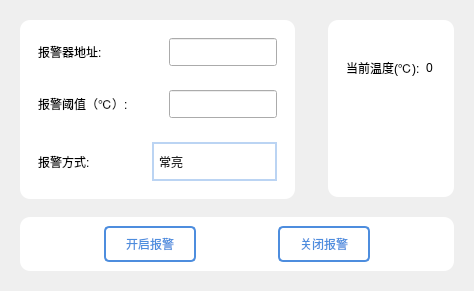
         <widget class="QWidget" name="temperature_page">
          <property name="styleSheet">
           <string notr="true">
QLineEdit {
   	font: normal normal 16px &quot;Microsoft YaHei&quot;;
	padding-top: 5px;
	padding-bottom: 5px;
}
QCompleter:item {
	font: normal normal 16px &quot;Microsoft YaHei&quot;;
	height: 20px;
}
QTextEdit {
   	font: normal normal 16px &quot;Microsoft YaHei&quot;;
}
QLabel {
	font: normal bold 18px &quot;Microsoft YaHei&quot;;
}
QComboBox{
    color: #232323;
    font: normal normal 18px &quot;Microsoft YaHei&quot;;
    padding: 0px 0px 0px 5px;
    border: 2px solid rgb(187, 212, 243);
    background-color: white;
    min-height: 35px;
} 
/* 下拉后的整个下拉窗体样式 */
QComboBox QAbstractItemView {
    background-color: rgb(85, 170, 255);
    color: rgb(255, 255, 255);
    font: normal normal 18px &quot;Microsoft YaHei&quot;;
} 
QComboBox QAbstractItemView::item{
    height:35px;
    color:#666666;
    background-color:#FFFFFF;
}
QComboBox QAbstractItemView::item:selected{
    background-color:rgba(33, 136, 241, 255);
    color:#ffffff;
}
/* 下拉箭头区域样式 */
QComboBox::drop-down{
    border: none;
    padding-right: 5px;
}
/* 下拉箭头样式 */
QComboBox::down-arrow {
    image: url(:/image/down.png);
    height:15px;
    width: 15px;
}</string>
          </property>
          <layout class="QVBoxLayout" name="verticalLayout_16">
           <property name="spacing">
            <number>0</number>
           </property>
           <item>
            <widget class="QWidget" name="widget_36" native="true">
             <layout class="QHBoxLayout" name="horizontalLayout_29">
              <property name="spacing">
               <number>15</number>
              </property>
              <property name="leftMargin">
               <number>0</number>
              </property>
              <property name="topMargin">
               <number>0</number>
              </property>
              <property name="rightMargin">
               <number>0</number>
              </property>
              <property name="bottomMargin">
               <number>0</number>
              </property>
              <item>
               <widget class="QWidget" name="widget_29" native="true">
                <property name="sizePolicy">
                 <sizepolicy hsizetype="Preferred" vsizetype="Expanding">
                  <horstretch>0</horstretch>
                  <verstretch>0</verstretch>
                 </sizepolicy>
                </property>
                <layout class="QHBoxLayout" name="horizontalLayout_39">
                 <item>
                  <widget class="QWidget" name="widget_35" native="true">
                   <property name="styleSheet">
                    <string notr="true">#widget_35 {
	background-color: rgb(255, 255, 255);
	border-radius: 10px;
}</string>
                   </property>
                   <layout class="QVBoxLayout" name="verticalLayout_12">
                    <item>
                     <widget class="QWidget" name="widget_51" native="true">
                      <layout class="QHBoxLayout" name="horizontalLayout_24">
                       <property name="spacing">
                        <number>44</number>
                       </property>
                       <item>
                        <widget class="QLabel" name="label_16">
                         <property name="text">
                          <string>报警器地址:       </string>
                         </property>
                        </widget>
                       </item>
                       <item>
                        <widget class="QLineEdit" name="addLineEdit"/>
                       </item>
                      </layout>
                     </widget>
                    </item>
                    <item>
                     <widget class="QWidget" name="widget_30" native="true">
                      <layout class="QHBoxLayout" name="horizontalLayout_25">
                       <property name="spacing">
                        <number>38</number>
                       </property>
                       <item>
                        <widget class="QLabel" name="label_17">
                         <property name="text">
                          <string>报警阈值（℃）: </string>
                         </property>
                        </widget>
                       </item>
                       <item>
                        <widget class="QLineEdit" name="limitLineEdit"/>
                       </item>
                      </layout>
                     </widget>
                    </item>
                    <item>
                     <widget class="QWidget" name="widget_31" native="true">
                      <layout class="QHBoxLayout" name="horizontalLayout_26">
                       <item>
                        <widget class="QLabel" name="label_18">
                         <property name="text">
                          <string>报警方式:                 </string>
                         </property>
                        </widget>
                       </item>
                       <item>
                        <widget class="QComboBox" name="methodComboBox2">
                         <property name="sizePolicy">
                          <sizepolicy hsizetype="Expanding" vsizetype="Fixed">
                           <horstretch>0</horstretch>
                           <verstretch>0</verstretch>
                          </sizepolicy>
                         </property>
                         <item>
                          <property name="text">
                           <string>常亮</string>
                          </property>
                         </item>
                         <item>
                          <property name="text">
                           <string>爆闪</string>
                          </property>
                         </item>
                         <item>
                          <property name="text">
                           <string>慢闪</string>
                          </property>
                         </item>
                        </widget>
                       </item>
                      </layout>
                     </widget>
                    </item>
                   </layout>
                  </widget>
                 </item>
                </layout>
               </widget>
              </item>
              <item>
               <widget class="QWidget" name="widget_34" native="true">
                <layout class="QVBoxLayout" name="verticalLayout_11">
                 <property name="bottomMargin">
                  <number>11</number>
                 </property>
                 <item>
                  <widget class="QWidget" name="widget_46" native="true">
                   <property name="styleSheet">
                    <string notr="true">#widget_46 {
	background-color: rgb(255, 255, 255);
	border-radius: 10px;
}</string>
                   </property>
                   <layout class="QVBoxLayout" name="verticalLayout_22">
                    <item>
                     <widget class="QWidget" name="widget_33" native="true">
                      <layout class="QHBoxLayout" name="horizontalLayout_28">
                       <item>
                        <widget class="QLabel" name="label_19">
                         <property name="text">
                          <string>当前温度(℃):</string>
                         </property>
                        </widget>
                       </item>
                       <item>
                        <widget class="QLabel" name="curTemperature">
                         <property name="text">
                          <string>0 </string>
                         </property>
                        </widget>
                       </item>
                      </layout>
                     </widget>
                    </item>
                    <item>
                     <widget class="QWidget" name="widget_28" native="true">
                      <layout class="QHBoxLayout" name="horizontalLayout_36">
                       <item>
                        <widget class="QLabel" name="tmperatureIcon">
                         <property name="maximumSize">
                          <size>
                           <width>50</width>
                           <height>50</height>
                          </size>
                         </property>
                         <property name="text">
                          <string/>
                         </property>
                         <property name="pixmap">
                          <pixmap resource="main.qrc">:/image/main_person.png</pixmap>
                         </property>
                         <property name="scaledContents">
                          <bool>true</bool>
                         </property>
                        </widget>
                       </item>
                      </layout>
                     </widget>
                    </item>
                   </layout>
                  </widget>
                 </item>
                </layout>
               </widget>
              </item>
             </layout>
            </widget>
           </item>
           <item>
            <widget class="QWidget" name="widget_47" native="true">
             <layout class="QVBoxLayout" name="verticalLayout_23">
              <item>
               <widget class="QWidget" name="widget_32" native="true">
                <property name="styleSheet">
                 <string notr="true">#widget_32 {
	background-color: rgb(255, 255, 255);
	border-radius: 10px;
}</string>
                </property>
                <layout class="QHBoxLayout" name="horizontalLayout_27">
                 <item>
                  <spacer name="horizontalSpacer">
                   <property name="orientation">
                    <enum>Qt::Horizontal</enum>
                   </property>
                   <property name="sizeHint" stdset="0">
                    <size>
                     <width>40</width>
                     <height>20</height>
                    </size>
                   </property>
                  </spacer>
                 </item>
                 <item>
                  <widget class="QPushButton" name="openAlarmButton2">
                   <property name="styleSheet">
                    <string notr="true">QPushButton:!hover{
	font: normal normal 16px &quot;Microsoft YaHei&quot;;
	color: rgb(77, 141, 222);
	border-radius: 5px;
	border: 2px solid rgb(77, 141, 222);
	padding: 7px 20px 7px 20px;
	background-color: white;
}

QPushButton:hover{
	font: normal normal 16px &quot;Microsoft YaHei&quot;;
	color: white;
	border-radius: 5px;
	border: none;
	padding: 8px 20px 8px 20px;
	background-color: rgba(78, 153, 250,150);
}</string>
                   </property>
                   <property name="text">
                    <string>开启报警</string>
                   </property>
                  </widget>
                 </item>
                 <item>
                  <spacer name="horizontalSpacer_5">
                   <property name="orientation">
                    <enum>Qt::Horizontal</enum>
                   </property>
                   <property name="sizeHint" stdset="0">
                    <size>
                     <width>40</width>
                     <height>20</height>
                    </size>
                   </property>
                  </spacer>
                 </item>
                 <item>
                  <widget class="QPushButton" name="closeAlarmButton2">
                   <property name="styleSheet">
                    <string notr="true">QPushButton:!hover{
	font: normal normal 16px &quot;Microsoft YaHei&quot;;
	color: rgb(77, 141, 222);
	border-radius: 5px;
	border: 2px solid rgb(77, 141, 222);
	padding: 7px 20px 7px 20px;
	background-color: white;
}

QPushButton:hover{
	font: normal normal 16px &quot;Microsoft YaHei&quot;;
	color: white;
	border-radius: 5px;
	border: none;
	padding: 8px 20px 8px 20px;
	background-color: rgba(78, 153, 250,150);
}</string>
                   </property>
                   <property name="text">
                    <string>关闭报警</string>
                   </property>
                  </widget>
                 </item>
                 <item>
                  <spacer name="horizontalSpacer_6">
                   <property name="orientation">
                    <enum>Qt::Horizontal</enum>
                   </property>
                   <property name="sizeHint" stdset="0">
                    <size>
                     <width>40</width>
                     <height>20</height>
                    </size>
                   </property>
                  </spacer>
                 </item>
                </layout>
               </widget>
              </item>
             </layout>
            </widget>
           </item>
          </layout>
         </widget>
